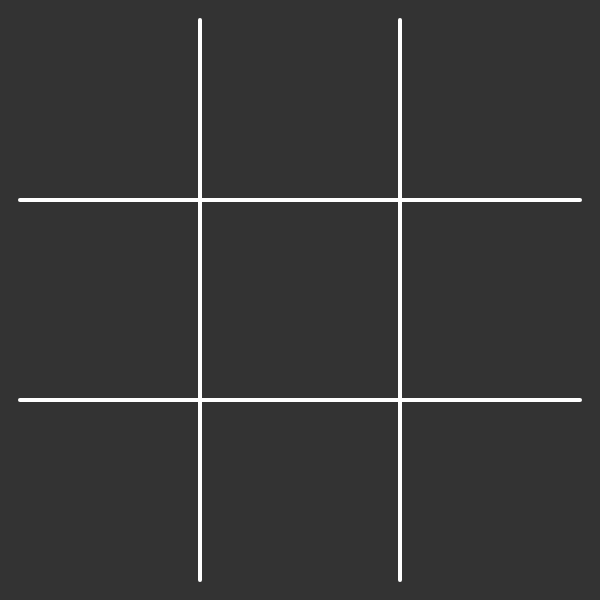
Frame 1 (no input)
Frame 60 (no input): identical to frame 1, image omitted
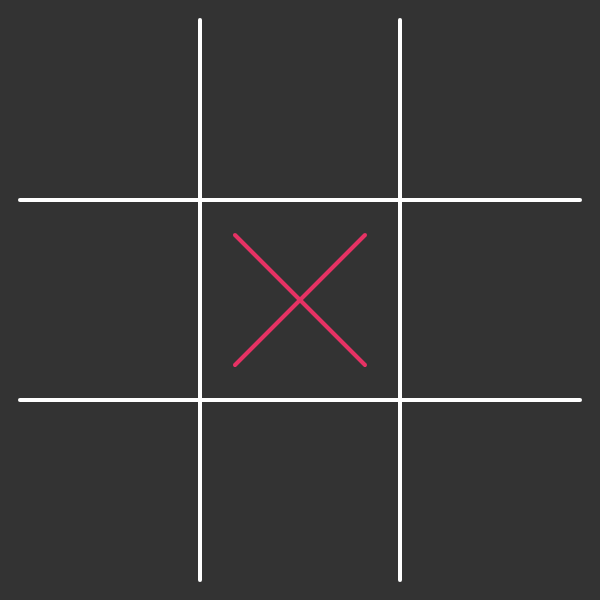
Frame 120 (the mouse pressed at the canvas centre since frame 60)

The p5.js sketch that drew these frames (run headless with seeded random() and noise() and a simulated clock; from frame 60 on, the mouse is pressed at the canvas centre):

// p5.js sketch
// ── sketch.js
var state = [0, 0, 0, 0, 0, 0, 0, 0, 0];
var dictShape = { true: "o", false: "x" };
var currShape = false;
var won = false;

function setup() {
  createCanvas(600, 600);
  background(51);
  strokeWeight(4);
  stroke(255);
  line(200, 20, 200, 580);
  line(400, 20, 400, 580);
  line(20, 200, 580, 200);
  line(20, 400, 580, 400);
}

function draw() {
  if (mouseIsPressed && won == false) {
    var val = floor(mouseY / 200) * 3 + floor(mouseX / 200);

    if (state[val] == 0) {
      state[val] = dictShape[currShape];

      insertShape(dictShape[currShape], val);

      if (checkWinner(dictShape[currShape])) {
        console.log(dictShape[currShape], " wins");
        won = true;
      }

      currShape = !currShape;
    }
  }
}

function insertShape(shape, pos) {
  noFill();
  stroke(230, 50, 100);
  var m = (pos % 3) * 200 + 100;
  var n = floor(pos / 3) * 200 + 100;

  if (shape == "o") circle(m, n, 130);
  else if (shape == "x") {
    line(m - 65, n - 65, m + 65, n + 65);
    line(m + 65, n - 65, m - 65, n + 65);
  }
}

function checkWinner(shape) {
  var i, j, ctr;

  for (j = 0; j < 3; j++) {
    ctr = 0;
    for (i = 0; i < 3; i++) {
      if (state[j * 3 + i] == shape) ctr++;
    }

    if (ctr == 3) return true;
  }

  for (j = 0; j < 3; j++) {
    ctr = 0;
    for (i = 0; i < 3; i++) {
      if (state[j + i * 3] == shape) ctr++;
    }

    if (ctr == 3) return true;
  }

  ctr = 0;
  for (i = 0; i < 3; i++) {
    if (state[i + i * 3] == shape) ctr++;
  }
  if (ctr == 3) return true;

  ctr = 0;
  for (j = 2; j <= 6; j += 2) {
    if (state[j] == shape) ctr++;
  }
  if (ctr == 3) return true;

  return false;
}
